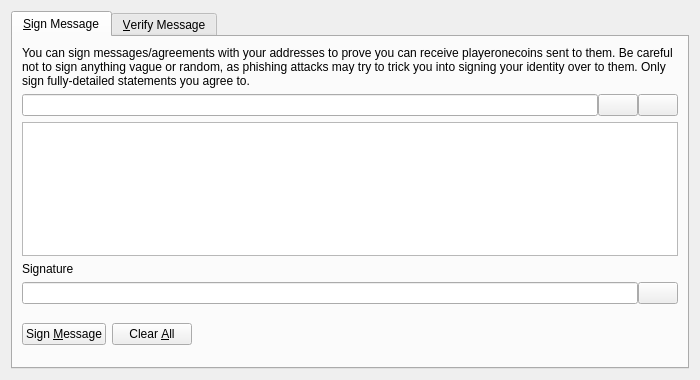
<?xml version="1.0" encoding="UTF-8"?>
<ui version="4.0">
 <class>SignVerifyMessageDialog</class>
 <widget class="QDialog" name="SignVerifyMessageDialog">
  <property name="geometry">
   <rect>
    <x>0</x>
    <y>0</y>
    <width>700</width>
    <height>380</height>
   </rect>
  </property>
  <property name="windowTitle">
   <string>Signatures - Sign / Verify a Message</string>
  </property>
  <property name="modal">
   <bool>true</bool>
  </property>
  <layout class="QVBoxLayout" name="verticalLayout">
   <item>
    <widget class="QTabWidget" name="tabWidget">
     <property name="currentIndex">
      <number>0</number>
     </property>
     <widget class="QWidget" name="tabSignMessage">
      <attribute name="title">
       <string>&amp;Sign Message</string>
      </attribute>
      <layout class="QVBoxLayout" name="verticalLayout_SM">
       <item>
        <widget class="QLabel" name="infoLabel_SM">
         <property name="text">
          <string>You can sign messages/agreements with your addresses to prove you can receive playeronecoins sent to them. Be careful not to sign anything vague or random, as phishing attacks may try to trick you into signing your identity over to them. Only sign fully-detailed statements you agree to.</string>
         </property>
         <property name="textFormat">
          <enum>Qt::PlainText</enum>
         </property>
         <property name="wordWrap">
          <bool>true</bool>
         </property>
        </widget>
       </item>
       <item>
        <layout class="QHBoxLayout" name="horizontalLayout_1_SM">
         <property name="spacing">
          <number>0</number>
         </property>
         <item>
          <widget class="QValidatedLineEdit" name="addressIn_SM">
           <property name="toolTip">
            <string>The PlayerOnecoin address to sign the message with</string>
           </property>
          </widget>
         </item>
         <item>
          <widget class="QPushButton" name="addressBookButton_SM">
           <property name="toolTip">
            <string>Choose previously used address</string>
           </property>
           <property name="text">
            <string/>
           </property>
           <property name="icon">
            <iconset resource="../bitcoin.qrc">
             <normaloff>:/icons/address-book</normaloff>:/icons/address-book</iconset>
           </property>
           <property name="shortcut">
            <string>Alt+A</string>
           </property>
           <property name="autoDefault">
            <bool>false</bool>
           </property>
          </widget>
         </item>
         <item>
          <widget class="QPushButton" name="pasteButton_SM">
           <property name="toolTip">
            <string>Paste address from clipboard</string>
           </property>
           <property name="text">
            <string/>
           </property>
           <property name="icon">
            <iconset resource="../bitcoin.qrc">
             <normaloff>:/icons/editpaste</normaloff>:/icons/editpaste</iconset>
           </property>
           <property name="shortcut">
            <string>Alt+P</string>
           </property>
           <property name="autoDefault">
            <bool>false</bool>
           </property>
          </widget>
         </item>
        </layout>
       </item>
       <item>
        <widget class="QPlainTextEdit" name="messageIn_SM">
         <property name="toolTip">
          <string>Enter the message you want to sign here</string>
         </property>
        </widget>
       </item>
       <item>
        <widget class="QLabel" name="signatureLabel_SM">
         <property name="text">
          <string>Signature</string>
         </property>
         <property name="textFormat">
          <enum>Qt::PlainText</enum>
         </property>
        </widget>
       </item>
       <item>
        <layout class="QHBoxLayout" name="horizontalLayout_2_SM">
         <property name="spacing">
          <number>0</number>
         </property>
         <item>
          <widget class="QLineEdit" name="signatureOut_SM">
           <property name="font">
            <font>
             <italic>true</italic>
            </font>
           </property>
           <property name="readOnly">
            <bool>true</bool>
           </property>
          </widget>
         </item>
         <item>
          <widget class="QPushButton" name="copySignatureButton_SM">
           <property name="toolTip">
            <string>Copy the current signature to the system clipboard</string>
           </property>
           <property name="text">
            <string/>
           </property>
           <property name="icon">
            <iconset resource="../bitcoin.qrc">
             <normaloff>:/icons/editcopy</normaloff>:/icons/editcopy</iconset>
           </property>
           <property name="autoDefault">
            <bool>false</bool>
           </property>
          </widget>
         </item>
        </layout>
       </item>
       <item>
        <layout class="QHBoxLayout" name="horizontalLayout_3_SM">
         <item>
          <widget class="QPushButton" name="signMessageButton_SM">
           <property name="toolTip">
            <string>Sign the message to prove you own this PlayerOnecoin address</string>
           </property>
           <property name="text">
            <string>Sign &amp;Message</string>
           </property>
           <property name="icon">
            <iconset resource="../bitcoin.qrc">
             <normaloff>:/icons/edit</normaloff>:/icons/edit</iconset>
           </property>
           <property name="autoDefault">
            <bool>false</bool>
           </property>
          </widget>
         </item>
         <item>
          <widget class="QPushButton" name="clearButton_SM">
           <property name="toolTip">
            <string>Reset all sign message fields</string>
           </property>
           <property name="text">
            <string>Clear &amp;All</string>
           </property>
           <property name="icon">
            <iconset resource="../bitcoin.qrc">
             <normaloff>:/icons/remove</normaloff>:/icons/remove</iconset>
           </property>
           <property name="autoDefault">
            <bool>false</bool>
           </property>
          </widget>
         </item>
         <item>
          <spacer name="horizontalSpacer_1_SM">
           <property name="orientation">
            <enum>Qt::Horizontal</enum>
           </property>
           <property name="sizeHint" stdset="0">
            <size>
             <width>40</width>
             <height>48</height>
            </size>
           </property>
          </spacer>
         </item>
         <item>
          <widget class="QLabel" name="statusLabel_SM">
           <property name="font">
            <font>
             <weight>75</weight>
             <bold>true</bold>
            </font>
           </property>
           <property name="text">
            <string/>
           </property>
           <property name="wordWrap">
            <bool>true</bool>
           </property>
          </widget>
         </item>
         <item>
          <spacer name="horizontalSpacer_2_SM">
           <property name="orientation">
            <enum>Qt::Horizontal</enum>
           </property>
           <property name="sizeHint" stdset="0">
            <size>
             <width>40</width>
             <height>48</height>
            </size>
           </property>
          </spacer>
         </item>
        </layout>
       </item>
      </layout>
     </widget>
     <widget class="QWidget" name="tabVerifyMessage">
      <attribute name="title">
       <string>&amp;Verify Message</string>
      </attribute>
      <layout class="QVBoxLayout" name="verticalLayout_VM">
       <item>
        <widget class="QLabel" name="infoLabel_VM">
         <property name="text">
          <string>Enter the receiver's address, message (ensure you copy line breaks, spaces, tabs, etc. exactly) and signature below to verify the message. Be careful not to read more into the signature than what is in the signed message itself, to avoid being tricked by a man-in-the-middle attack. Note that this only proves the signing party receives with the address, it cannot prove sendership of any transaction!</string>
         </property>
         <property name="textFormat">
          <enum>Qt::PlainText</enum>
         </property>
         <property name="alignment">
          <set>Qt::AlignLeading|Qt::AlignLeft|Qt::AlignTop</set>
         </property>
         <property name="wordWrap">
          <bool>true</bool>
         </property>
        </widget>
       </item>
       <item>
        <layout class="QHBoxLayout" name="horizontalLayout_1_VM">
         <property name="spacing">
          <number>0</number>
         </property>
         <item>
          <widget class="QValidatedLineEdit" name="addressIn_VM">
           <property name="toolTip">
            <string>The PlayerOnecoin address the message was signed with</string>
           </property>
          </widget>
         </item>
         <item>
          <widget class="QPushButton" name="addressBookButton_VM">
           <property name="toolTip">
            <string>Choose previously used address</string>
           </property>
           <property name="text">
            <string/>
           </property>
           <property name="icon">
            <iconset resource="../bitcoin.qrc">
             <normaloff>:/icons/address-book</normaloff>:/icons/address-book</iconset>
           </property>
           <property name="shortcut">
            <string>Alt+A</string>
           </property>
           <property name="autoDefault">
            <bool>false</bool>
           </property>
          </widget>
         </item>
        </layout>
       </item>
       <item>
        <widget class="QPlainTextEdit" name="messageIn_VM"/>
       </item>
       <item>
        <widget class="QValidatedLineEdit" name="signatureIn_VM"/>
       </item>
       <item>
        <layout class="QHBoxLayout" name="horizontalLayout_2_VM">
         <item>
          <widget class="QPushButton" name="verifyMessageButton_VM">
           <property name="toolTip">
            <string>Verify the message to ensure it was signed with the specified PlayerOnecoin address</string>
           </property>
           <property name="text">
            <string>Verify &amp;Message</string>
           </property>
           <property name="icon">
            <iconset resource="../bitcoin.qrc">
             <normaloff>:/icons/transaction_0</normaloff>:/icons/transaction_0</iconset>
           </property>
           <property name="autoDefault">
            <bool>false</bool>
           </property>
          </widget>
         </item>
         <item>
          <widget class="QPushButton" name="clearButton_VM">
           <property name="toolTip">
            <string>Reset all verify message fields</string>
           </property>
           <property name="text">
            <string>Clear &amp;All</string>
           </property>
           <property name="icon">
            <iconset resource="../bitcoin.qrc">
             <normaloff>:/icons/remove</normaloff>:/icons/remove</iconset>
           </property>
           <property name="autoDefault">
            <bool>false</bool>
           </property>
          </widget>
         </item>
         <item>
          <spacer name="horizontalSpacer_1_VM">
           <property name="orientation">
            <enum>Qt::Horizontal</enum>
           </property>
           <property name="sizeHint" stdset="0">
            <size>
             <width>40</width>
             <height>48</height>
            </size>
           </property>
          </spacer>
         </item>
         <item>
          <widget class="QLabel" name="statusLabel_VM">
           <property name="font">
            <font>
             <weight>75</weight>
             <bold>true</bold>
            </font>
           </property>
           <property name="text">
            <string/>
           </property>
           <property name="wordWrap">
            <bool>true</bool>
           </property>
          </widget>
         </item>
         <item>
          <spacer name="horizontalSpacer_2_VM">
           <property name="orientation">
            <enum>Qt::Horizontal</enum>
           </property>
           <property name="sizeHint" stdset="0">
            <size>
             <width>40</width>
             <height>48</height>
            </size>
           </property>
          </spacer>
         </item>
        </layout>
       </item>
      </layout>
     </widget>
    </widget>
   </item>
  </layout>
 </widget>
 <customwidgets>
  <customwidget>
   <class>QValidatedLineEdit</class>
   <extends>QLineEdit</extends>
   <header>qvalidatedlineedit.h</header>
  </customwidget>
 </customwidgets>
 <resources>
  <include location="../bitcoin.qrc"/>
 </resources>
 <connections/>
</ui>
